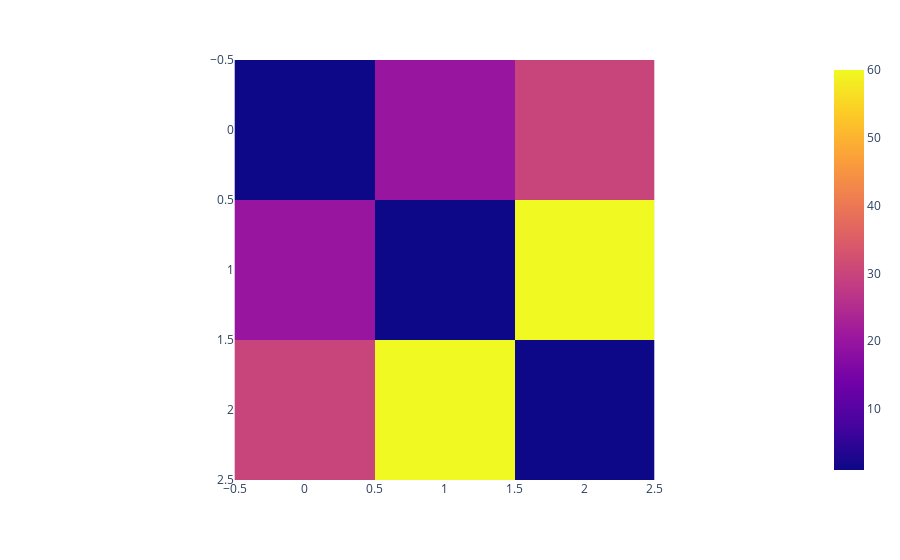

Write notebook code for a chart like this one.
### Code cell
import plotly.express as px

fig = px.imshow([[1, 20, 30],
                 [20, 1, 60],
                 [30, 60, 1]])
fig.show()

### Figure 1 — Plotly figure (JSON) as saved in the notebook; plotly's stock layout.template omitted (floating-point values rounded to 4 significant figures)
{"data": [{"coloraxis": "coloraxis", "hovertemplate": "x: %{x}<br>y: %{y}<br>color: %{z}<extra></extra>", "name": "0", "type": "heatmap", "xaxis": "x", "yaxis": "y", "z": [[1, 20, 30], [20, 1, 60], [30, 60, 1]]}], "layout": {"coloraxis": {"colorscale": [[0, "#0d0887"], [0.1111, "#46039f"], [0.2222, "#7201a8"], [0.3333, "#9c179e"], [0.4444, "#bd3786"], [0.5556, "#d8576b"], [0.6667, "#ed7953"], [0.7778, "#fb9f3a"], [0.8889, "#fdca26"], [1, "#f0f921"]]}, "margin": {"t": 60}, "xaxis": {"anchor": "y", "constrain": "domain", "domain": [0, 1], "scaleanchor": "y"}, "yaxis": {"anchor": "x", "autorange": "reversed", "constrain": "domain", "domain": [0, 1]}}}
